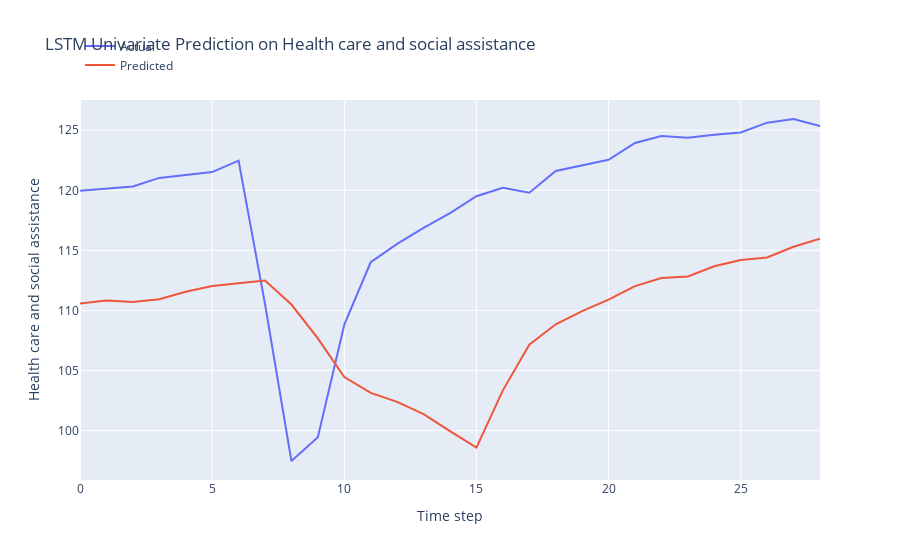

The notebook cell saved with this chart:
### Markdown cell above
LSTM Model Development

### Code cell
n_features = 1
X_train = X_train.reshape(X_train.shape[0], X_train.shape[1], n_features)

# define model
model = Sequential()
model.add(Bidirectional(LSTM(64, activation='relu', input_shape=(n_steps, n_features), return_sequences=True)))
model.add(Dropout(0.7))
model.add(LSTM(32, activation='relu'))
model.add(Dense(1))


def r_squared(y_true, y_pred):
    SS_res =  K.sum(K.square(y_true - y_pred)) 
    SS_tot = K.sum(K.square(y_true - K.mean(y_true))) 
    return ( 1 - SS_res/(SS_tot + K.epsilon()) )

# Compile the model

from keras.optimizers import Adam

optimizer = Adam(learning_rate = 0.001, clipnorm=1.0)
model.compile(optimizer = optimizer, 
              loss = 'mse',
              metrics = [r_squared])

early_stopping = EarlyStopping(monitor='val_loss', patience=5, restore_best_weights=True)

# fit model
history = model.fit(X_train, y_train, 
          epochs = 100,
          batch_size = 32,
          verbose = 0,
          callbacks=[early_stopping],
          validation_split = 0.2,
          shuffle = False)

# Obtain the MSE and R-squared from the last epoch
last_epoch_mse = history.history['loss'][-1]
last_epoch_r_squared = history.history['r_squared'][-1]
last_epoch_mse_val = history.history['val_loss'][-1]
last_epoch_r_squared_val = history.history['val_r_squared'][-1]

# Print the MSE and R-squared
print("Mean Squared Error (MSE) from the last epoch:", last_epoch_mse)
print("R-squared from the last epoch:", last_epoch_r_squared)
print("Val Mean Squared Error (MSE) from the last epoch:", last_epoch_mse_val)
print("Val R-squared from the last epoch:", last_epoch_r_squared_val)

# plot loss and r2 score
plt.figure(figsize=(10, 6))

# Plot train loss
plt.plot(history.history['loss'], label='Train Loss')
plt.plot(history.history['val_loss'], label='Val Loss')

# Plot train R-squared score
plt.plot(history.history['r_squared'], label='Train R2')
plt.plot(history.history['val_r_squared'], label='Validation R2')

plt.title('Model Training and Validation Loss and R-squared Score')
plt.xlabel('Epochs')
plt.ylabel('Value')
plt.legend()
plt.grid(True)
plt.show()

# Evaluate the model
loss = model.evaluate(X_test, y_test)
print("MSE and R_squared:", loss)

# make prediction on test data
X_test = X_test.reshape(X_test.shape[0], X_test.shape[1], n_features)
y_pred = model.predict(X_test)

# Print the first 5 predictions and actual values
print("Predictions:")
flattened_predictions = [pred[0] for pred in y_pred[:10]]
print(flattened_predictions)
# print(y_pred[:10].tolist())
print("Actual values:")
rounded_actual_values = [round(value, len(str(prediction).split('.')[1])) for value, prediction in zip(y_test[:10], flattened_predictions)]
print(rounded_actual_values)

# plot the actual and predicted values for test data
trace1 = go.Scatter(x=np.arange(len(y_test)), y=y_test.flatten(), mode='lines', name='Actual')
trace2 = go.Scatter(x=np.arange(len(y_pred)), y=y_pred.flatten(), mode='lines', name='Predicted')

# Create layout
layout = go.Layout(
    title='LSTM Univariate Prediction on Health care and social assistance',
    xaxis=dict(title='Time step'),
    yaxis=dict(title='Health care and social assistance'),
    legend=dict(x=0, y=1.18)
)

# Create figure
fig = go.Figure(data=[trace1, trace2], layout=layout)

# Show plot
fig.show()

### Figure 1 — Plotly figure (JSON) as saved in the notebook; plotly's stock layout.template omitted (floating-point values rounded to 4 significant figures)
{"data": [{"mode": "lines", "name": "Actual", "type": "scatter", "x": [0, 1, 2, 3, 4, 5, 6, 7, 8, 9, 10, 11, 12, 13, 14, 15, 16, 17, 18, 19, 20, 21, 22, 23, 24, 25, 26, 27, 28], "y": [120.0, 120.1, 120.3, 121.0, 121.3, 121.5, 122.5, 110.5, 97.47, 99.45, 108.8, 114.0, 115.5, 116.9, 118.1, 119.5, 120.2, 119.8, 121.6, 122.1, 122.5, 123.9, 124.5, 124.4, 124.6, 124.8, 125.6, 125.9, 125.3]}, {"mode": "lines", "name": "Predicted", "type": "scatter", "x": [0, 1, 2, 3, 4, 5, 6, 7, 8, 9, 10, 11, 12, 13, 14, 15, 16, 17, 18, 19, 20, 21, 22, 23, 24, 25, 26, 27, 28], "y": [110.6, 110.8, 110.7, 110.9, 111.6, 112.0, 112.3, 112.5, 110.5, 107.7, 104.5, 103.1, 102.4, 101.4, 99.95, 98.59, 103.3, 107.2, 108.9, 109.9, 110.9, 112.0, 112.7, 112.8, 113.7, 114.2, 114.4, 115.3, 116.0]}], "layout": {"legend": {"x": 0, "y": 1.18}, "title": {"text": "LSTM Univariate Prediction on Health care and social assistance"}, "xaxis": {"title": {"text": "Time step"}}, "yaxis": {"title": {"text": "Health care and social assistance"}}}}
